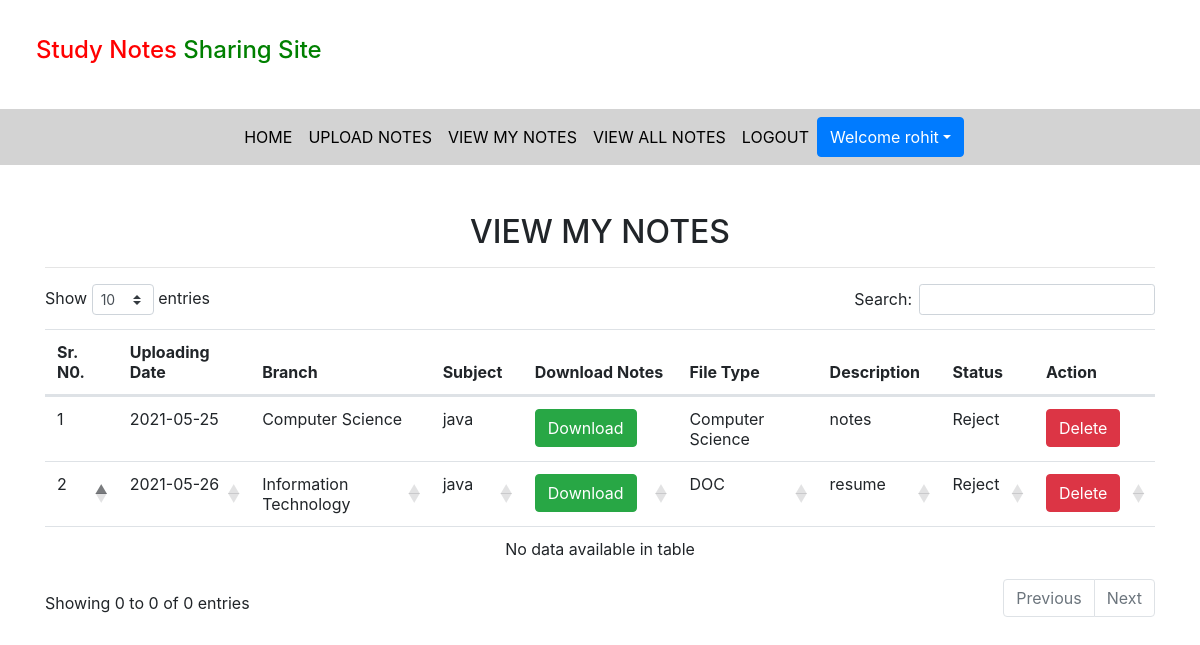
Page /view_mynotes (signed in) on the committed database.
### notes/models.py (models this page shows, shortened)
class Notes(models.Model):
    user = models.ForeignKey(User, on_delete=models.CASCADE)
    uploadingdate = models.CharField(max_length=30)
    branch = models.CharField(max_length=30)
    subject = models.CharField(max_length=30,)
    notesfile = models.FileField(null=True)
    filetype = models.CharField(max_length=30,)
    description = models.CharField(max_length=200, null=True)
    status=models.CharField(max_length=15,)

### notes/views.py (the view)
# urls.py: path('view_mynotes',view_mynotes,name='view_mynotes'),
def view_mynotes(request):
    if not request.user.is_authenticated:
        return redirect('login')
    user = User.objects.get(id=request.user.id)
    notes = Notes.objects.filter(user = user)
    d = {'notes':notes}
    return render(request,'view_mynotes.html',d)

### notes/templates/view_mynotes.html (shortened to what this page needs)
{% extends 'usernavigation.html' %}
{% load static %}
{% block body %}
<link rel="stylesheet" href="https://cdnjs.cloudflare.com/ajax/libs/twitter-bootstrap/4.5.2/css/bootstrap.css">
<link rel="stylesheet" href="https://cdn.datatables.net/1.10.24/css/dataTables.bootstrap4.min.css">
<div class="container mt-5">
    <h2 class="text-center">VIEW MY NOTES</h2>
    <HR>
    <table class="table table=bordered" id="example">
       <thead>
           <tr>
               <th>Sr. N0.</th>
               <th>Uploading Date</th>
               <th>Branch</th>
               <th>Subject</th>
               <th>Download Notes</th>
               <th>File Type</th>
               <th>Description</th>
               <th>Status</th>
               <th>Action</th>
           </tr>
           {% for i in notes %}
           <tr>
               <td>{{forloop.counter}}</td>
               <td>{{i.uploadingdate}}</td>
               <td>{{i.branch}}</td>
               <td>{{i.subject}}</td>
               <td><a href="{{i.notesfile.url}}" class="btn btn-success" download>Download</a></td>
               <td>{{i.filetype}}</td>
               <td>{{i.description}}</td>
               <td>{{i.status}}</td>
               <td><a href="{% url 'delete_mynotes' i.id %}" class = "btn btn-danger" onclick="return confirm('Are you sure?')">Delete</a></td>
           </tr>
           {% endfor %}
       </thead>
   </table>
</div>
{% endblock %}

### notes/templates/usernavigation.html (shortened to what this page needs)
<html lang="en">
<head>
    {% load static %}
  <link rel="stylesheet" href="https://maxcdn.bootstrapcdn.com/bootstrap/4.3.1/css/bootstrap.min.css">
  <link rel="stylesheet" href="https://use.fontawesome.com/releases/v5.6.3/css/all.css"></head>
  <link rel="stylesheet" href="{% static 'css/mystyle.css'%}">
</head>
<body>
<h4 style = "padding : 3%"><span style="color:red">Study Notes</span><span style="color:green"> Sharing Site</span></h4>
<nav class=" navbar navbar-expand-sm justify-content-center" style = "background-color: lightgrey;">
<ul class="navbar-nav">
  <li class="navbar-item">
      <a class="nav-link" href="{% url 'profile' %}">HOME</a>
  </li>
  <li class="navbar-item">
    <a class="nav-link" href="{% url 'upload_notes' %}">UPLOAD NOTES</a>
  </li>
  <li class="navbar-item">
    <a class="nav-link" href="{% url 'view_mynotes' %}">VIEW MY NOTES</a>
  </li>
  <li class="navbar-item">
    <a class="nav-link" href="{% url 'viewallnotes' %}">VIEW ALL NOTES</a>
  </li>
  <li class="navbar-item">
    <a class="nav-link" href="{% url 'logout' %}">LOGOUT</a>
  </li>
<div class="btn-group">
    <button type="button" class="btn btn-primary dropdown-toggle" data-toggle="dropdown">Welcome {{request.user.first_name}}</button>
</div>
</ul>
</nav>
</body>
</html>
{% block body %}
{% endblock %}

### notes/static/css/mystyle.css (style rules this page uses)
.nav-link { color : black }

### rows in the picture
Notes: uploadingdate "2021-05-25", branch "Computer Science", subject "java", filetype "Computer Science", description "notes", status "Reject"
Notes: uploadingdate "2021-05-26", branch "Information Technology", subject "java", filetype "DOC", description "resume", status "Reject"

### other values in the picture
{{ request.user.first_name }} "rohit"
